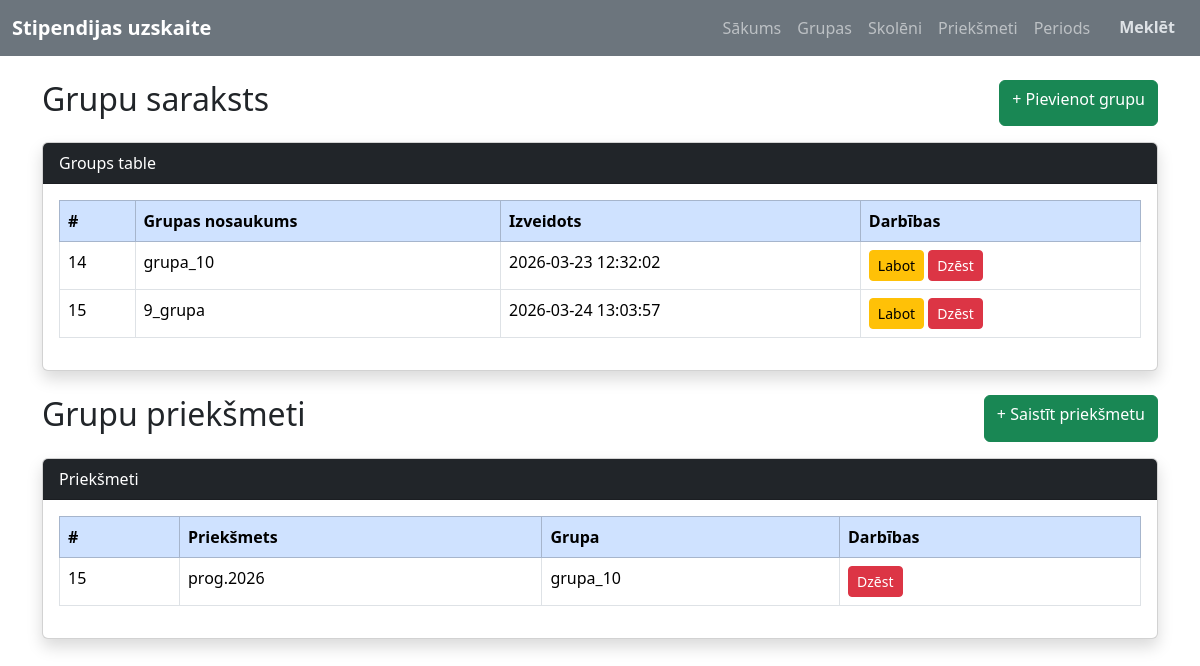
Screenshot of /groups with the database file from the repository.
### tables this page shows
CREATE TABLE `groups` (
  `id` int(11) NOT NULL,
  `group_name` varchar(100) DEFAULT NULL,
  `created_at` datetime DEFAULT current_timestamp()
);

CREATE TABLE `group_subjects` (
  `id` int(11) NOT NULL,
  `group_id` int(11) DEFAULT NULL,
  `subject_id` int(11) DEFAULT NULL
);

CREATE TABLE `subjects` (
  `id` int(11) NOT NULL,
  `subject_name` varchar(150) DEFAULT NULL,
  `category_type` enum('P','V') DEFAULT NULL,
  `created_at` datetime DEFAULT current_timestamp()
);

### Core/functions.php (called while the page is built, shortened)
<?php
function base_path($path) {
    return BASE_PATH . $path;
}
function view($path, $attributes = [] ) {
    extract($attributes);
    require base_path("app/views/{$path}");
}

### app/controllers/group/GroupController.php (called while the page is built, shortened)
<?php
try {
    $db = App::resolve(Database::class);
} catch (\Exception $e) {
    error_log("Neizdevās izveidot datubāzes savienojumu: " . $e->getMessage());
    die("Sistēma šobrīd nav pieejama. Lūdzu, mēģiniet vēlāk.");
}
try {
    $sql = 'SELECT * FROM groups';
    $data = $db->query($sql)->get();
} catch (\Exception $e) {
    error_log("Kļūda ielādējot grupas: " . $e->getMessage());
    $data = [];
}
try {
    $subjectsql = 'SELECT gs.id, gr.group_name, su.subject_name
                   FROM group_subjects gs
                   JOIN groups gr ON gs.group_id = gr.id
                   JOIN subjects su ON gs.subject_id = su.id;';
    $subjectdata = $db->query($subjectsql)->get();
} catch (\Exception $e) {
    error_log("Kļūda ielādējot grupu priekšmetus: " . $e->getMessage());
    $subjectdata = [];
}
try {
    view('groups/index.php', [
        'data' => $data,
        'group_subjects' => $subjectdata
    ]);
} catch (\Exception $e) {
    error_log("Kļūda ielādējot skatu groups/index.php: " . $e->getMessage());
    echo "Diemžēl grupu sarakstu ielādēt neizdevās.";
}

### public/index.php (called while the page is built, shortened)
<?php
require BASE_PATH . 'Core/functions.php';
spl_autoload_register(function ($class) {
    $class = str_replace('\\', DIRECTORY_SEPARATOR, $class);
});
$router = new \Core\Router();
$path = parse_url($_SERVER['REQUEST_URI'], PHP_URL_PATH);
$method = $_POST['_method'] ?? $_SERVER['REQUEST_METHOD'];
require base_path('bootstrap.php');
$router->route($path, $method);

### Core/App.php (called while the page is built, shortened)
<?php
class App
{
    protected static $container;
    public static function setContainer ($container) {
        static::$container = $container;
    }
    public static function Container()
    {
        return static::$container;
    }
    public static function resolve($key) {
        return static::Container()->resolve($key);
    }
}

### Core/Container.php (called while the page is built, shortened)
<?php
class Container
{
    protected $bindings = [];
    public function bind($key, $resolver)
    {
        $this->bindings[$key] = $resolver;
    }
    public function resolve($key)
    {
        $resolver = $this->bindings[$key];
        return call_user_func($resolver);
    }
}

### config.php (called while the page is built)
<?php
return [
    'database' => [
        'host' => 'localhost',
        'port' => 3306,
        'dbname' => 'stipendiju_uzskaite',
        'charset' => 'utf8mb4'
    ]
];

### bootstrap.php (called while the page is built, shortened)
<?php
$container = new Container();
$container->bind('Core\Database', function () {
    $config = require base_path('config.php');
    return new Database($config['database']);
});

### Core/Database.php (called while the page is built, shortened)
<?php
class Database
{
    public $connection;
    public $statement;
    public function __construct($config, $username = 'root', $password = '')
    {
        $dns = 'mysql: ' . http_build_query($config, '', ';');
        $this->connection = new PDO($dns, $username, $password, [
            PDO::ATTR_DEFAULT_FETCH_MODE => PDO::FETCH_ASSOC
        ]);
    }
    public function query($query, $params = [])
    {
        $this->statement = $this->connection->prepare($query);
        $this->statement->execute($params);
        return $this;
    }
    public function get()
    {
        return $this->statement->fetchAll();
    }
}

### app/views/groups/index.php (the view, shortened to what this page needs)
<?php
require base_path('app/views/partials/head.php');
require base_path('app/views/partials/nav.php');
?>
<div class="container mt-4">
    <div class="d-flex justify-content-between mb-3">
        <h2>Grupu saraksts</h2>
        <a href="/groups/create"
           class="btn btn-success">
            + Pievienot grupu
        </a>
    </div>
    <div class="card shadow">
        <div class="card-header bg-dark text-white">
            Groups table
        </div>
        <div class="card-body">
            <table class="table table-bordered table-hover">
                <thead class="table-primary">
                    <tr>
                        <th>#</th>
                        <th>Grupas nosaukums</th>
                        <th>Izveidots</th>
                        <th>Darbības</th>
                    </tr>
                </thead>
                <tbody>
                    <?php foreach($data as $dd) : ?>
                    <tr>
                        <td><?= htmlspecialchars($dd['id']) ?? '' ?></td>
                        <td><?= htmlspecialchars($dd['group_name']) ?? '' ?></td>
                        <td><?= htmlspecialchars($dd['created_at']) ?? '' ?></td>
                        <td>
                            <a href="/group/edit?id=<?= $dd['id'] ?>" class="btn btn-sm btn-warning">Labot</a>
                            <form method="POST" action="/delete" style="display:inline;">
                                <button type="submit" class="btn btn-sm btn-danger" onclick="return confirm('Dzēst ierakstu?')">
                                    Dzēst
                                </button>
                            </form>
                        </td>
                    </tr>
                    <?php endforeach; ?>
                </tbody>
            </table>
        </div>
    </div>
</div>
<div class="container mt-4">
    <div class="d-flex justify-content-between mb-3">
        <h2>Grupu priekšmeti</h2>
        <a href="/groups/bindSubject"
           class="btn btn-success">
            + Saistīt priekšmetu
        </a>
    </div>
    <div class="card shadow">
        <div class="card-header bg-dark text-white">
            Priekšmeti
        </div>
        <div class="card-body">
            <table class="table table-bordered table-hover">
                <thead class="table-primary">
                    <tr>
                        <th>#</th>
                        <th>Priekšmets</th>
                        <th>Grupa</th>
                        <th>Darbības</th>
                    </tr>
                </thead>
                <tbody>
                    <?php foreach($group_subjects as $g_subject) : ?>
                    <tr>
                        <td><?= htmlspecialchars($g_subject['id']) ?? '' ?></td>
                        <td><?= htmlspecialchars($g_subject['subject_name']) ?? '' ?></td>
                        <td><?= htmlspecialchars($g_subject['group_name']) ?? '' ?></td>
                        <td>
                            <form method="POST" action="/delete" style="display:inline;">
                                <button type="submit" class="btn btn-sm btn-danger" onclick="return confirm('Dzēst ierakstu?')">
                                    Dzēst
                                </button>
                            </form>
                        </td>
                    </tr>
                    <?php endforeach; ?>
                </tbody>
            </table>
        </div>
    </div>
</div>
<?php
require base_path('app/views/partials/footer.php');
?>

### Core/router.php (shortened to what this page needs)
<?php
class Router {
    protected $routes = [];
    public function add($uri, $controller, $method) {
        $this->routes[] = [
            'uri' => $uri,
            'controller' => $controller,
            'method' => $method,
            'middleware' => null
        ];
        return $this;
    }
    public function route($uri, $method) {
        foreach ($this->routes as $route) {
            if ($route['uri'] === $uri && $route['method'] === strtoupper($method)){
                return require base_path('app/controllers/' . $route['controller']);
            }
        }
    }
}

### rows the page displays
groups: id "14", group_name "grupa_10", created_at "2026-03-23 12:32:02"
groups: id "15", group_name "9_grupa", created_at "2026-03-24 13:03:57"
group_subjects: id "15", subject.subject_name "prog.2026", group.group_name "grupa_10"
